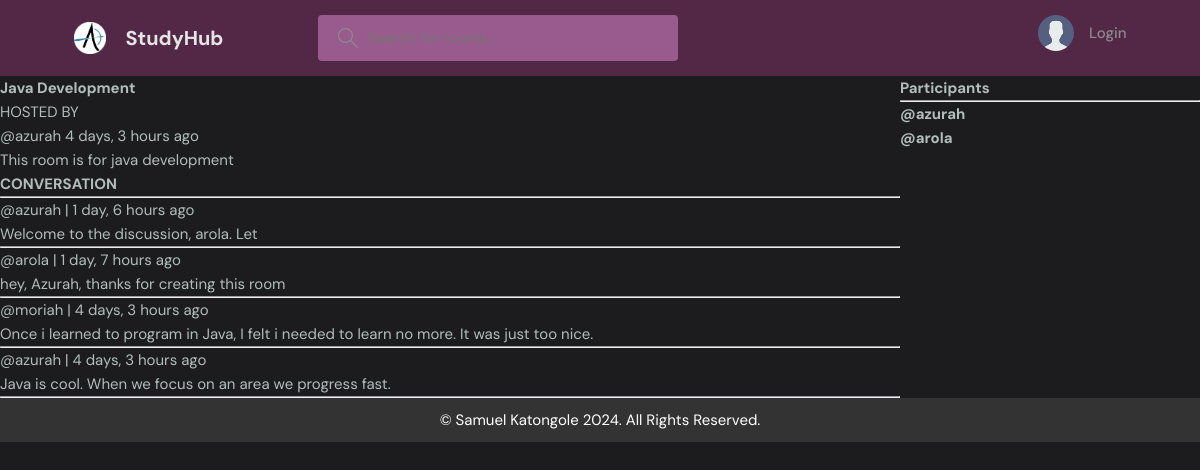
The page /room/1/ on the database its author committed.
### Rooms/models.py (models this page shows, shortened)
class Room(models.Model):
    host = models.ForeignKey(User, on_delete= models.SET_NULL, null=True)
    topic = models.ForeignKey(Topic, on_delete= models.SET_NULL, null=True)
    description = models.TextField(null=True, blank=True) # description of the room
    name = models.CharField(max_length=200) # name of the room
    created = models.DateTimeField(auto_now_add=True) # created once
    updated= models.DateTimeField(auto_now=True) # changed
    participants = models.ManyToManyField(User, related_name='participants', blank=True)
    class Meta:
        ordering = ['-updated', '-created'] # ordered based on those fields

class Post(models.Model): # messages model
    author = models.ForeignKey(User, on_delete=models.CASCADE)
    room = models.ForeignKey(Room, on_delete=models.CASCADE)
    body = models.TextField()
    created_on= models.DateTimeField(auto_now_add=True) # date post created
    updated_on= models.DateTimeField(auto_now=True) # date last edited
    class Meta:
        ordering = ['-updated_on', '-created_on'] # ordered based on those fields

### Rooms/views.py (the view, shortened to what this page needs)
# urls.py: path('room/<str:pk>/',views.room, name='room'),
def room(request, pk):
    roomy = Room.objects.get(id=pk) # get this room
    participants = roomy.participants.all() # get all participants
    room_posts = roomy.post_set.all().order_by('-created_on') # or
    context = {'room':roomy, 'room_posts':room_posts, 'participants':participants}
    return render(request, 'Rooms/room.html',context)

### Rooms/templates/Rooms/room.html (shortened to what this page needs)
{% extends 'parent_hub/base.html' %}
{% block content %}
<div class="room-container">
    <div class="">
        <div class="room-info">
            <h1>{{room.name}}</h1>
            <p>HOSTED BY</p>
            <small>@{{room.host}} {{room.created|timesince}} ago</small>
            <p>{{room.description}}</p>
        </div>
        <div class="comment-wrapper">
            <h3>CONVERSATION</h3>
            <hr>
            {% for post in room_posts %}
            <div class="post">
                <small>@{{post.author}} | {{post.created_on|timesince}} ago</small>
                <p>{{post.body}}</p>
                <hr/>
            </div>
            {% endfor %}
        </div>
    </div>
    <div class="room-participants">
        <h3>Participants</h3>
        <hr>
        {% for discussant in participants %}
            <h5>@{{discussant.username}}</h5>
        {% endfor %}
    </div>
</div>
{% endblock %}

### static/styles/base.css (style rules this page uses)
:root { --color-main: #f30b55; --color-main-light: #f992e6; --color-dark: #532847; --color-dark-medium: #995b8d; --color-dark-light: #860744; --color-light: #e5e5e5; --color-gray: #8b8b8b; --color-light-gray: #b2bdbd; --color-bg: #1c1c1e; --color-success: #5dd693; --color-error: #fc4b0b; }
* { margin: 0; padding: 0; font-family: "DM Sans", -apple-system, BlinkMacSystemFont, "Segoe UI", Roboto, Oxygen, Ubuntu, Cantarell, "Open Sans", "Helvetica Neue", sans-serif; box-sizing: border-box; text-rendering: optimizeLegibility; font-size: inherit; }
html { font-size: 56.25%; }
@media only screen and (min-width: 1200px) { html { font-size: 62.5%; } }
body { line-height: 1.6; font-weight: 400; font-size: 1.5rem; color: var(--color-light-gray); background-color: var(--color-bg); min-height: 100vh; }

### Rooms/templates/Rooms/room.html (style rules this page uses)
.room-container { display: grid; grid-template-columns: 3fr 1fr; }

### rows shown on the page
Room: name "Java Development", host "azurah", created "4 days, 3 hours", description "This room is for java development"
Post: author "azurah", created_on "1 day, 6 hours", body "Welcome to the discussion, arola. Let"
Post: author "arola", created_on "1 day, 7 hours", body "hey, Azurah, thanks for creating this room"
Post: author "moriah", created_on "4 days, 3 hours", body "Once i learned to program in Java, I felt i needed to learn no more. It was just too nice."
Post: author "azurah", created_on "4 days, 3 hours", body "Java is cool. When we focus on an area we progress fast."

### other values the page prints
{{ discussant.username }} "azurah"
{{ discussant.username }} "arola"
